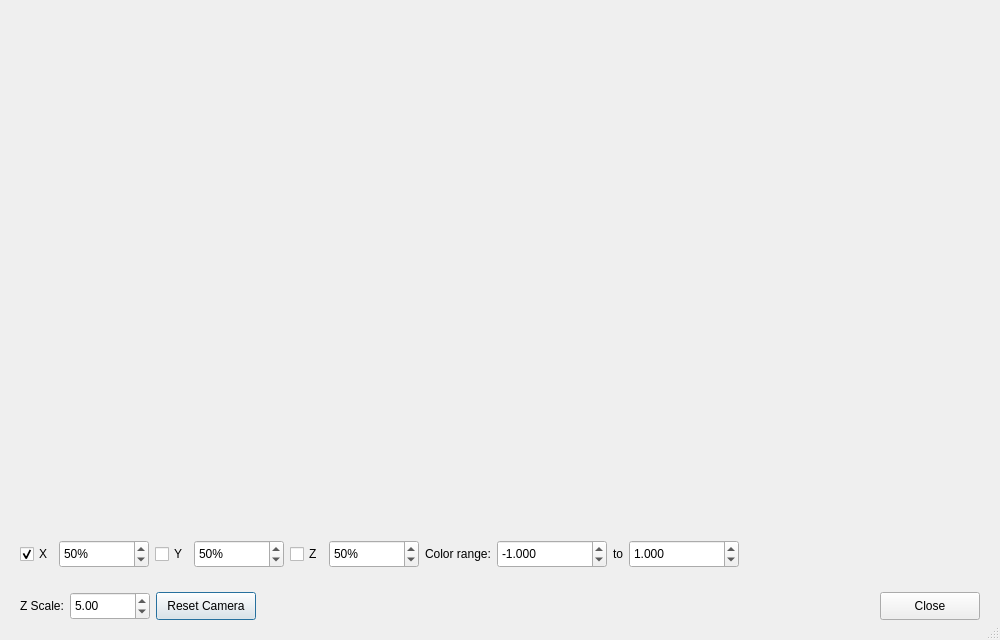
<?xml version="1.0" encoding="UTF-8"?>
<ui version="4.0">
 <class>SeismicVtkViewerDialog</class>
 <widget class="QDialog" name="SeismicVtkViewerDialog">
  <property name="geometry">
   <rect>
    <x>0</x>
    <y>0</y>
    <width>1000</width>
    <height>640</height>
   </rect>
  </property>
  <property name="windowTitle">
   <string>Seismic Viewer</string>
  </property>
  <property name="windowIcon">
   <iconset resource="images/SyntheticSeisApp.qrc">
    <normaloff>:/appIco</normaloff>:/appIco</iconset>
  </property>
  <property name="sizeGripEnabled">
   <bool>true</bool>
  </property>
  <layout class="QVBoxLayout" name="verticalLayout">
   <item>
    <widget class="QVTKOpenGLNativeWidget" name="vtkWidget" native="true">
     <property name="sizePolicy">
      <sizepolicy hsizetype="Expanding" vsizetype="Expanding">
       <horstretch>0</horstretch>
       <verstretch>0</verstretch>
      </sizepolicy>
     </property>
     <property name="minimumSize">
      <size>
       <width>0</width>
       <height>100</height>
      </size>
     </property>
    </widget>
   </item>
   <item>
    <widget class="QWidget" name="slicesToolbarWidget" native="true">
     <property name="sizePolicy">
      <sizepolicy hsizetype="Expanding" vsizetype="Fixed">
       <horstretch>0</horstretch>
       <verstretch>0</verstretch>
      </sizepolicy>
     </property>
     <layout class="QHBoxLayout" name="slicesToolbarLayout">
      <item>
       <widget class="QCheckBox" name="sliceXCheckBox">
        <property name="text">
         <string>X</string>
        </property>
        <property name="checked">
         <bool>true</bool>
        </property>
       </widget>
      </item>
      <item>
       <widget class="QSpinBox" name="sliceXSpinBox">
        <property name="minimumSize">
         <size>
          <width>90</width>
          <height>28</height>
         </size>
        </property>
        <property name="minimum">
         <number>0</number>
        </property>
        <property name="maximum">
         <number>100</number>
        </property>
        <property name="value">
         <number>50</number>
        </property>
        <property name="suffix">
         <string>%</string>
        </property>
       </widget>
      </item>
      <item>
       <widget class="QCheckBox" name="sliceYCheckBox">
        <property name="text">
         <string>Y</string>
        </property>
        <property name="checked">
         <bool>false</bool>
        </property>
       </widget>
      </item>
      <item>
       <widget class="QSpinBox" name="sliceYSpinBox">
        <property name="minimumSize">
         <size>
          <width>90</width>
          <height>28</height>
         </size>
        </property>
        <property name="minimum">
         <number>0</number>
        </property>
        <property name="maximum">
         <number>100</number>
        </property>
        <property name="value">
         <number>50</number>
        </property>
        <property name="suffix">
         <string>%</string>
        </property>
       </widget>
      </item>
      <item>
       <widget class="QCheckBox" name="sliceZCheckBox">
        <property name="text">
         <string>Z</string>
        </property>
        <property name="checked">
         <bool>false</bool>
        </property>
       </widget>
      </item>
      <item>
       <widget class="QSpinBox" name="sliceZSpinBox">
        <property name="minimumSize">
         <size>
          <width>90</width>
          <height>28</height>
         </size>
        </property>
        <property name="minimum">
         <number>0</number>
        </property>
        <property name="maximum">
         <number>100</number>
        </property>
        <property name="value">
         <number>50</number>
        </property>
        <property name="suffix">
         <string>%</string>
        </property>
       </widget>
      </item>
      <item>
       <widget class="QLabel" name="colorRangeLabel">
        <property name="text">
         <string>Color range:</string>
        </property>
       </widget>
      </item>
      <item>
       <widget class="QDoubleSpinBox" name="colorMinDoubleSpinBox">
        <property name="minimumSize">
         <size>
          <width>110</width>
          <height>28</height>
         </size>
        </property>
        <property name="decimals">
         <number>3</number>
        </property>
        <property name="minimum">
         <double>-1000000000.000000000000000</double>
        </property>
        <property name="maximum">
         <double>1000000000.000000000000000</double>
        </property>
        <property name="value">
         <double>-1.000000000000000</double>
        </property>
       </widget>
      </item>
      <item>
       <widget class="QLabel" name="colorRangeSeparatorLabel">
        <property name="text">
         <string>to</string>
        </property>
       </widget>
      </item>
      <item>
       <widget class="QDoubleSpinBox" name="colorMaxDoubleSpinBox">
        <property name="minimumSize">
         <size>
          <width>110</width>
          <height>28</height>
         </size>
        </property>
        <property name="decimals">
         <number>3</number>
        </property>
        <property name="minimum">
         <double>-1000000000.000000000000000</double>
        </property>
        <property name="maximum">
         <double>1000000000.000000000000000</double>
        </property>
        <property name="value">
         <double>1.000000000000000</double>
        </property>
       </widget>
      </item>
      <item>
       <spacer name="slicesToolbarSpacer">
        <property name="orientation">
         <enum>Qt::Horizontal</enum>
        </property>
        <property name="sizeHint" stdset="0">
         <size>
          <width>40</width>
          <height>20</height>
         </size>
        </property>
       </spacer>
      </item>
     </layout>
    </widget>
   </item>
   <item>
    <widget class="QWidget" name="buttonBoxWidget" native="true">
     <property name="sizePolicy">
      <sizepolicy hsizetype="Expanding" vsizetype="Fixed">
       <horstretch>0</horstretch>
       <verstretch>0</verstretch>
      </sizepolicy>
     </property>
     <layout class="QHBoxLayout" name="horizontalLayout">
      <item>
       <widget class="QLabel" name="zScaleLabel">
        <property name="text">
         <string>Z Scale:</string>
        </property>
       </widget>
      </item>
      <item>
       <widget class="QDoubleSpinBox" name="zoomZDoubleSpinBox">
        <property name="minimumSize">
         <size>
          <width>80</width>
          <height>28</height>
         </size>
        </property>
        <property name="maximum">
         <double>999.990000000000009</double>
        </property>
        <property name="value">
         <double>5.000000000000000</double>
        </property>
       </widget>
      </item>
      <item>
       <widget class="QPushButton" name="resetCameraPushButton">
        <property name="minimumSize">
         <size>
          <width>100</width>
          <height>28</height>
         </size>
        </property>
        <property name="text">
         <string>Reset Camera</string>
        </property>
       </widget>
      </item>
      <item>
       <spacer name="horizontalSpacer">
        <property name="orientation">
         <enum>Qt::Horizontal</enum>
        </property>
        <property name="sizeHint" stdset="0">
         <size>
          <width>40</width>
          <height>20</height>
         </size>
        </property>
       </spacer>
      </item>
      <item>
       <widget class="QToolButton" name="closeToolButton">
        <property name="minimumSize">
         <size>
          <width>100</width>
          <height>28</height>
         </size>
        </property>
        <property name="text">
         <string>Close</string>
        </property>
       </widget>
      </item>
     </layout>
    </widget>
   </item>
  </layout>
 </widget>
 <customwidgets>
  <customwidget>
   <class>QVTKOpenGLNativeWidget</class>
   <extends>QWidget</extends>
   <header location="global">QVTKOpenGLNativeWidget.h</header>
   <container>1</container>
  </customwidget>
 </customwidgets>
 <resources>
  <include location="images/SyntheticSeisApp.qrc"/>
 </resources>
 <connections>
  <connection>
   <sender>closeToolButton</sender>
   <signal>clicked()</signal>
   <receiver>SeismicVtkViewerDialog</receiver>
   <slot>reject()</slot>
   <hints>
    <hint type="sourcelabel">
     <x>876</x>
     <y>585</y>
    </hint>
    <hint type="destinationlabel">
     <x>962</x>
     <y>429</y>
    </hint>
   </hints>
  </connection>
 </connections>
</ui>
